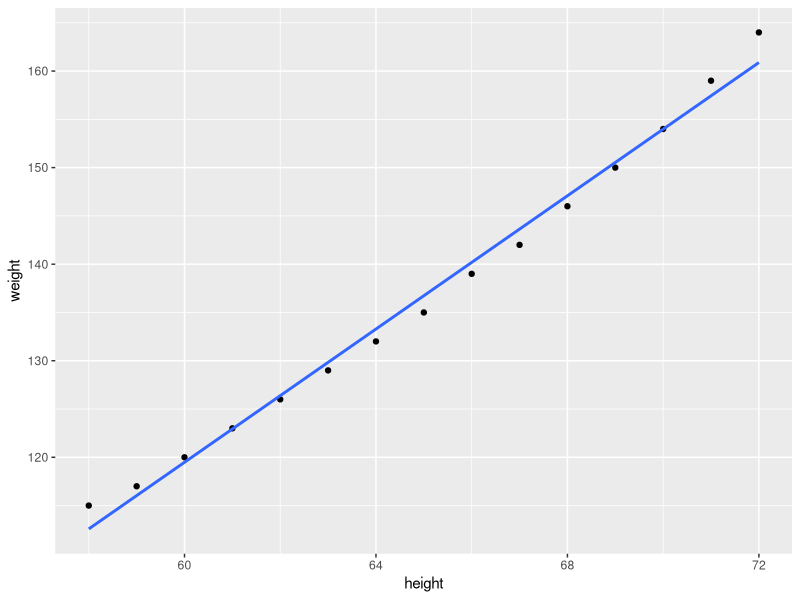
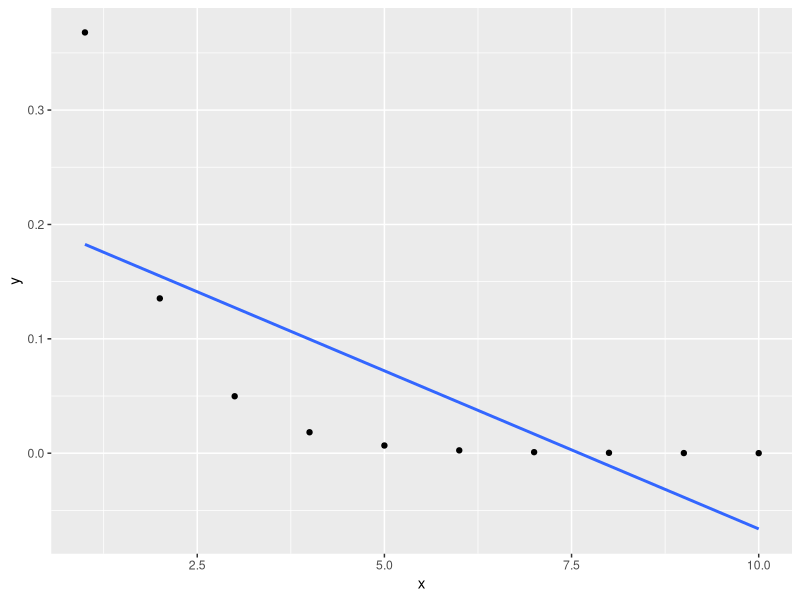
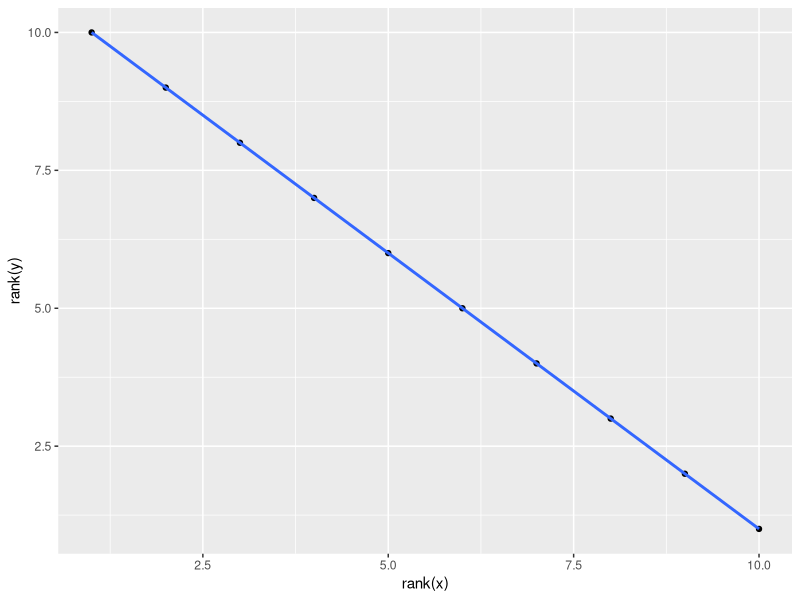

The R source for these figures, in order:

# Korelacja liniowa -------------------------------------------------------
library(ggplot2)                #Deklaracja bibiloteki graficznej
dane<-women                     #Załadowanie danych z wbudowanego zestawu ze wzrostem i wagą kobiet w USA
ggplot(dane,aes(x=height,y=weight))+
  geom_point()+geom_smooth(method="lm",se=F) # Wykres punktowy z aproksymacją liniową danych
cov(dane)                       #Współczynnik kowariancji
cor(dane,method = "pearson")    #Współczynnik korelacji Pearsona
cor(dane,method = "spearman")   #Współczynnik korelacji rang Spearmana

# Korelacja nieliniowa ----------------------------------------------------
dane<-data.frame(x=1:10,y=exp(-(1:10))) #Wygenerowanie danych nieliniowych
ggplot(dane,aes(x,y))+geom_point()+
  geom_smooth(method="lm",se=F) #Wykres punktowy z aproksymacją liniową danych
cov(dane)                       #Współczynnik kowariancji
cor(dane,method = "pearson")    #Współczynnik korelacji Pearsona
ggplot(dane,aes(rank(x),rank(y)))+
  geom_point()+geom_smooth(method="lm",se=F) #Wykres punktowy rang z aproksymacją liniową danych
cor(dane,method = "spearman")   #Współczynnik korelacji rang Spearmana

# Estymaja przedziałowa ---------------------------------------------------
dane<-women
colnames(dane)<-c("wzrost","waga")
dane$wzrost<-dane$wzrost*2.51
dane$waga<-dane$waga*0.4536
ufność<-qt(1-0.05/2,length(dane$wzrost-1))*
  sd(dane$wzrost)/sqrt(length(dane$wzrost)-1)
przedział<-cbind(mean(dane$wzrost)-ufność,mean(dane$wzrost)+ufność)
cat("Przedział, w którym z 95% pawdopodobieństwem zawiera się \nśrednia wzrostu dla całej populacji to",przedział)


# Ćwiczenia ---------------------------------------------------------------
#Wykorzystać znane miary statystyk opisowych do oceny wagi (w kg) i wzrostu (w cm) kobiet
#Pokazać na dwóch osobnych wykresach wykres pudełkowy wagi i wzrostu
#Wykonać estymacje przedziałową wagi populacji kobiet na podstawie próby

